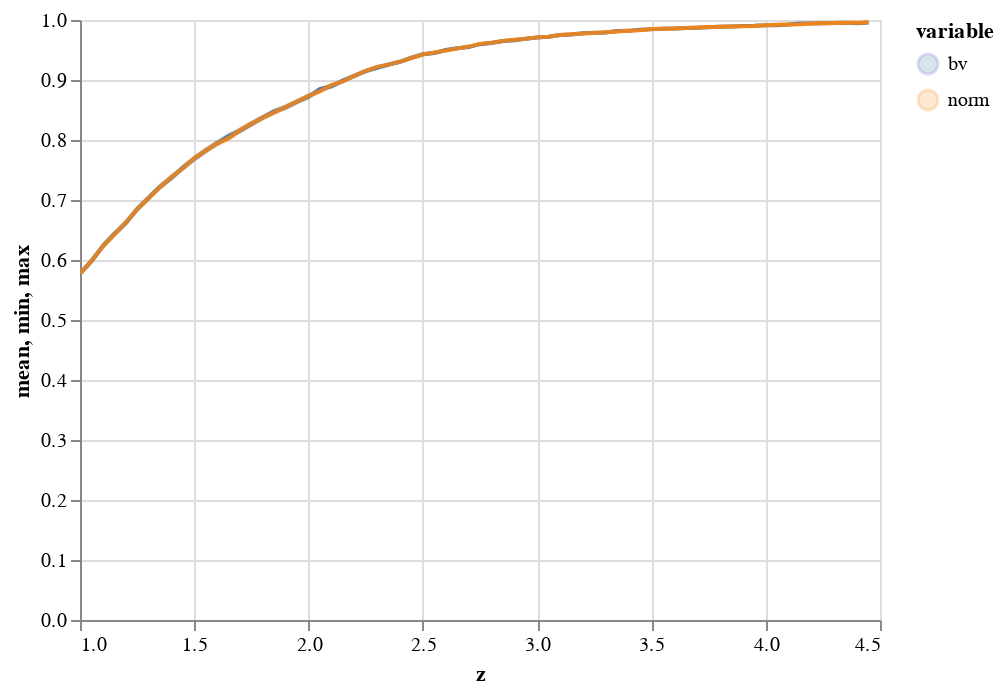

Notebook source saved alongside this figure:
### Code cell
base = vg.Chart(pr).encode(
    vg.X('z:Q'), 
    vg.Color('variable:N'),
)
lines = base.mark_line().encode(
    vg.Y('mean:Q'),
).interactive(bind_x=False)
bands = base.mark_area(opacity=0.2).encode(
    vg.Y('min:Q'),
    vg.Y2('max:Q'),
).interactive(bind_x=False)
lines + bands

### Figure 1 — Vega-Lite specification as saved in the notebook (floating-point values rounded to 4 significant figures; data arrays with more than 128 entries replaced by an {"elided": "..."} marker saying what was removed)
{"config": {"view": {"continuousWidth": 400, "continuousHeight": 300}}, "layer": [{"mark": "line", "encoding": {"color": {"field": "variable", "type": "nominal"}, "x": {"field": "z", "type": "quantitative"}, "y": {"field": "mean", "type": "quantitative"}}, "selection": {"selector023": {"type": "interval", "bind": "scales", "encodings": ["y"]}}}, {"mark": {"type": "area", "opacity": 0.2}, "encoding": {"color": {"field": "variable", "type": "nominal"}, "x": {"field": "z", "type": "quantitative"}, "y": {"field": "min", "type": "quantitative"}, "y2": {"field": "max"}}, "selection": {"selector024": {"type": "interval", "bind": "scales", "encodings": ["y"]}}}], "data": {"name": "data-26b2e3c1d7071852f41ececda8b32086"}, "$schema": "https://vega.github.io/schema/vega-lite/v4.17.0.json", "datasets": {"data-26b2e3c1d7071852f41ececda8b32086": {"elided": "140 records"}}}
